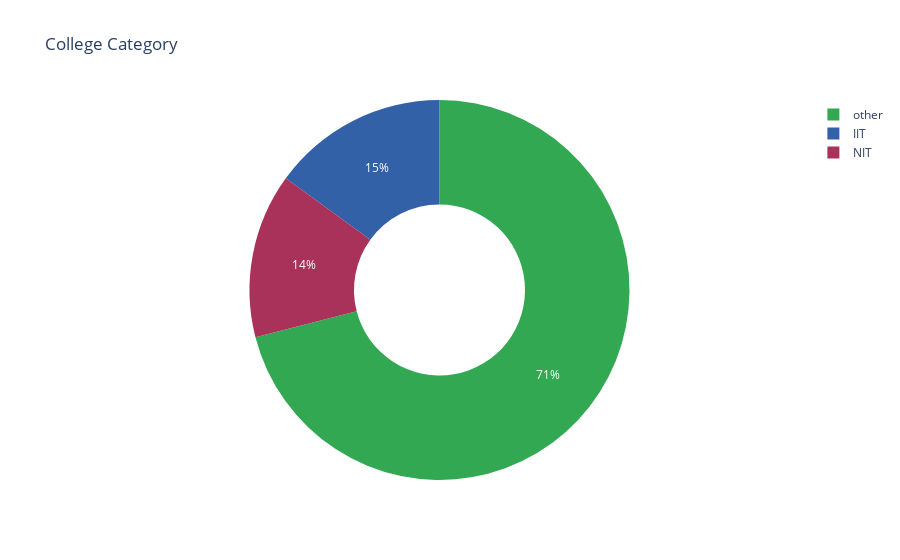

Notebook cell for this chart:
### Markdown cell above
Above table shows that top 10 colleges are either from IIT or from NIT , generally IIT are most in number

IIT Madras is at the top and all top 10 colleges are obtaining the topmost grade (AAAAA)

All top most colleges contain public or government type ownership, in other words no private college comes in the
top 10 category of colleges in NIRF ranking

### Code cell
# finding how many IIT and NIT and other colleges come in top 100 category
def Categorization(series): # function to make three category of columns that is ITT, NIT and other
    if 'IIT' in series or 'indian institute of technology' in str.lower(series):
        return 'IIT'
    elif 'NIT' in series or 'national institute of technology' in str.lower(series):
        return 'NIT'
    else:
        return 'other'
    
nameCategory = data['name'].apply(Categorization).value_counts()/len(data)*100

fig = px.pie(nameCategory, values=nameCategory.values, names=nameCategory.index, title='College Category',
            color_discrete_sequence=['#32a852', '#3261a8', '#a83259'], hole=0.45)
fig.show()

### Figure 1 — Plotly figure (JSON) as saved in the notebook; plotly's stock layout.template omitted (floating-point values rounded to 4 significant figures)
{"data": [{"domain": {"x": [0, 1], "y": [0, 1]}, "hole": 0.45, "hovertemplate": "index=%{label}<br>value=%{value}<extra></extra>", "labels": ["other", "IIT", "NIT"], "legendgroup": "", "name": "", "showlegend": true, "type": "pie", "values": [71, 15, 14.0]}], "layout": {"legend": {"tracegroupgap": 0}, "piecolorway": ["#32a852", "#3261a8", "#a83259"], "title": {"text": "College Category"}}}
